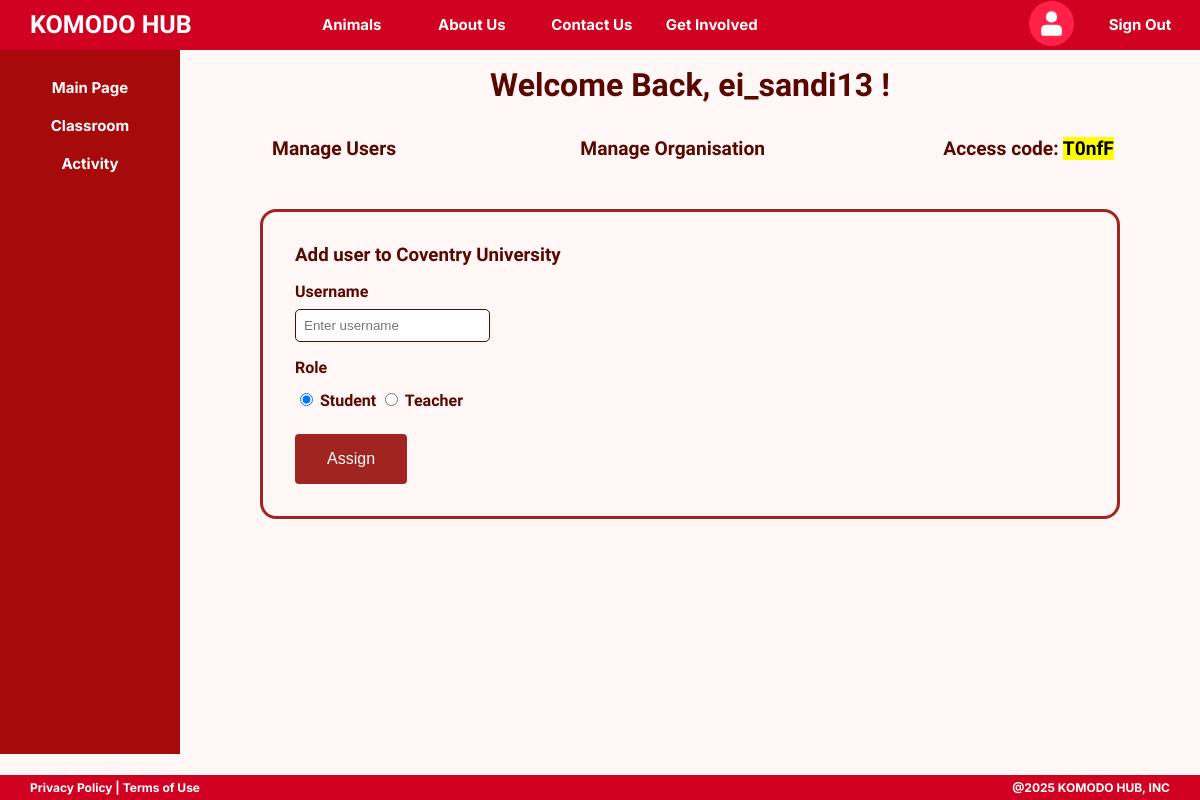
The page /principal/ (signed in) on the database as committed earlier.
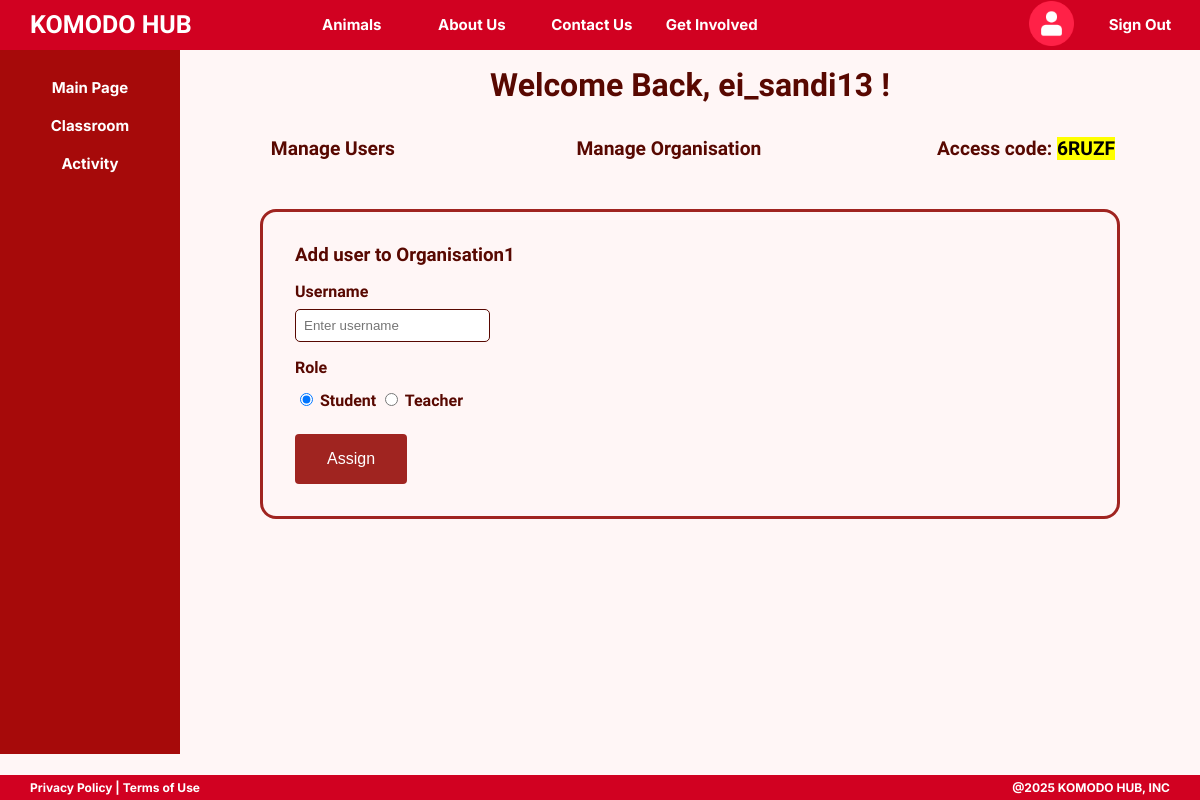
The same page on the database as committed later.
### models.py (models this page shows, shortened)
class User(db.Model, UserMixin):
    __tablename__ = "user"
    uid = db.Column(db.Integer, primary_key=True)
    username = db.Column(db.String(100), unique = True, nullable = False)
    email = db.Column(db.String(120), unique=True, nullable = False)
    first_name = db.Column(db.String(50), nullable = False)
    last_name = db.Column(db.String(50), nullable = False)
    dob = db.Column(db.String(10), nullable = False)
    password = db.Column(db.String(100), nullable = False)
    role = db.Column(db.String(10), default = "student")
    class_id = db.Column(db.Integer)
    org_id = db.Column(db.Integer, db.ForeignKey('organisation.org_id'))

class Organisation(db.Model):
    __tablename__ = "organisation"
    org_id = db.Column(db.Integer, primary_key=True)
    org_name = db.Column(db.String(200), unique=True, nullable = False)
    province = db.Column(db.String(120), nullable = False)
    country = db.Column(db.String(60), default = 'Indonesia')
    logo_data = db.Column(db.LargeBinary)
    logo_type = db.Column(db.Text)
    intro = db.Column(db.Text)
    access_code = db.Column(db.String(10))

### routes.py (the view, shortened to what this page needs)
    @app.route("/principal/", methods = ['GET','POST'])
    @login_required
    def principal_dashboard():
        if request.method == 'GET':
            org = Organisation.query.filter(Organisation.org_id == current_user.org_id).first()
            org_name = org.org_name
            access_code = org.access_code
            return render_template("principal_main.html", username = current_user.username, org_name = org_name, access = access_code)

### routes.py (called while the page is built, shortened)
def principal_routes(app):
    @app.route("/principal/", methods = ['GET','POST'])
    @login_required
    def principal_dashboard():
        if request.method == 'GET':
            org = Organisation.query.filter(Organisation.org_id == current_user.org_id).first()
            org_name = org.org_name
            access_code = org.access_code
            return render_template("principal_main.html", username = current_user.username, org_name = org_name, access = access_code)

### templates/principal_main.html (shortened to what this page needs)
{% extends 'PrivateMain.html' %}
{% block head %}
    <link rel="stylesheet" href="{{ url_for('static', filename = 'principal_main.css') }}">
{% endblock %}
{% block body %}
<h3 id = "welcome"> Welcome Back, {{username}} !</h3>
<div class = "top-row">
    <button>Manage Users</button>
    <button>Manage Organisation</button>
    <p> Access code: <mark>{{access}}</mark> </p>
</div>
<div class = "box">
    <h3> Add user to {{org_name}} </h3>
    <form id = "user-form" method="POST" action="/principal/" >
        <label for="username">Username</label><br>
        <input id="username" type="text" name="username" placeholder="Enter username" required>
        <p>Role</p>
        <input type="radio" id = "student" name = "role" value = "student" checked = "checked">
        <label for="student">Student</label>
        <input type="radio" id = "teacher" name = "role" value = "teacher">
        <label for="teacher">Teacher</label>
        <br>
        <button type="submit">Assign</button>
    </form>
</div>
{% endblock %}

### templates/PrivateMain.html (shortened to what this page needs)
<!DOCTYPE html>
<html>
    <head>
        {% block head %}{% endblock %}
        <link rel="stylesheet" href= "{{ url_for('static', filename = 'private.css') }}" />
    </head>
    <body>
        <div class="horizontal-navbar">
            <a href="{{ url_for('home') }}" class="hori-logo">KOMODO HUB</a>
            <a href="" class="hori-item">Animals</a>
            <a href="{{ url_for('home') }}#About-Us" class="hori-item">About Us</a>
            <a href="{{ url_for('home') }}#Contact" class="hori-item">Contact Us</a>
            <div class = "hori-item dropdown">
                <a>Get Involved</a>
            </div>
            <button id = "profile-btn"><img id = "profile-icon" src = "/static/images/profile.png"></button>
            <a href="{{ url_for('logout') }}" class="hori-item" id = "signout">Sign Out</a>
        </div>
        <div class="vertical-navbar">
            <ul>
                <li><a href="" class="verti-item">Main Page</a></li>
                <li><a href="{{ url_for('student_classroom') }}" class="verti-item">Classroom</a></li>
                <li><a href="" class="verti-item">Activity</a></li>
            </ul>
        </div>
        <div class="body-content">
            {% block body %}
            {% endblock %}
        </div>
        <footer>
            <div class = "footer-left">Privacy Policy | Terms of Use</div>
            <div class = "footer-right">@2025 KOMODO HUB, INC</div>
        </footer>
    </body>
</html>

### static/principal_main.css (style rules this page uses)
body { font-family: "Gothic A1"; font-weight: bold; color: #580801; }
#welcome { text-align: center; font-size: 2rem; padding-top: 1rem; }
.top-row { display: flex; }
.top-row button { background-color: transparent; border: none; font-family: "Gothic A1"; font-weight: bold; color: #580801; font-size: 1.2rem; margin: auto; }
.top-row p { font-size: 1.2rem; margin: auto; }
.box { border: solid; border-color: #a02420; border-radius: 1rem; margin: 3rem 5rem; padding: 2rem; }
.box h3 { margin: 0; padding-bottom: 1rem; }
#user-form label { text-align: left; margin: 10px 0 5px; font-weight: bold; color: #580801; }
#user-form input { padding: 8px; border: 1px solid #580801; border-radius: 5px; outline: none; margin-top: 0.5rem; }
#user-form p { margin-bottom: 0.5rem; }
#user-form button { background-color: #a02420; border: none; color: white; text-align: center; text-decoration: none; display: inline-block; font-size: 16px; margin-top: 1.5rem; padding: 1rem 2rem; cursor: pointer; border-radius: 4px; }

### static/private.css (style rules this page uses)
html, body { padding: 0; margin: 0; background-color: #FFF6F6; width: 100%; font-family: 'Gothic A1'; }
.horizontal-navbar { top:0; position: fixed; background-color: #D10121; width: 100%; height: 50px; display: flex; }
.hori-logo { font-family: 'Irish Grover'; font-size: 25px; color: white; text-decoration: none; margin-left: 30px; margin-right: 100px; margin-top: 10px; }
.hori-item { font-family: 'Inter'; font-size: 15px; font-weight: bold; text-align: center; color: white; text-decoration: none; width: 10%; padding-top: 15px; cursor: pointer; }
.dropdown { position: relative; display: inline-block; }
#profile-btn { background-color: transparent; border: none; margin-left: auto; }
#profile-icon { width: 45px; height: 45px; }
.vertical-navbar { top:50px; position: fixed; background-color: #A60A0A; width: 180px; height: 88%; }
.vertical-navbar ul { list-style-type: none; margin-top: 20px; padding: 0; width: 100%; }
.vertical-navbar li { text-align: center; width: 100%; height: 30px; padding-top: 8px; }
.verti-item { text-decoration: none; color: white; font-family: 'Inter'; font-size: 15px; font-weight: bold; }
footer { position: fixed; left: 0; bottom: 0; width: 100%; height: 25px; background-color: #D10121; font-family: 'Inter'; font-size: 12px; color: white; display: flex; }
.footer-left { margin-left: 30px; margin-top: 5px; }
.footer-right { margin-left: auto; margin-right: 30px; margin-top: 5px; }
.body-content { margin-top: 50px; margin-left: 180px; }

Rows that differ between the two databases and show on the page:
changed Organisation: access_code "T0nfF" → "6RUZF"; org_name "Coventry University" → "Organisation1"
